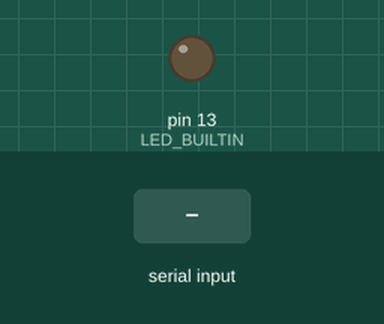
Recording of a sketch running on a simulated Arduino Uno, built with avr-gcc and run on an emulated ATmega328P. On the bench: output pins drawn as LEDs (lit = HIGH). Dashed ring = blinking. The test bench sets the inputs (shaded band).

Above: at 1.2 s.
1.3 s: "x: get\n" received over Serial
At 6.3 s:
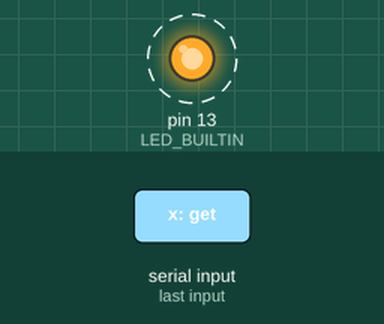
Timing chart, 0 to 7.8 s (numbered marks = the images above; inputs shaded):
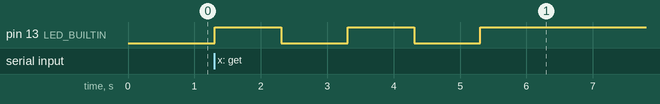

Measured:
- after the input at 1.3 s, pin 13 (LED_BUILTIN): alternates HIGH for 1.0 s and LOW for 1.0 s, 5 changes in all, then stays HIGH, starting at once

The sketch:

sketch_apr05a.ino
```cpp
#define LED_BUILTIN 13
void setup() {
  // put your setup code here, to run once:
  Serial.begin(9600);
  pinMode(LED_BUILTIN, OUTPUT);
}
void blink() {
  digitalWrite(LED_BUILTIN, HIGH);
  delay(1000);
  digitalWrite(LED_BUILTIN, LOW);
  delay(1000);
  digitalWrite(LED_BUILTIN, HIGH);
  delay(1000);
  digitalWrite(LED_BUILTIN, LOW);
  delay(1000);
  digitalWrite(LED_BUILTIN, HIGH);
}
void loop() {
  // put your main code here, to run repeatedly:
  if (Serial.available() > 0) {
    String data = Serial.readStringUntil('\n');
//    Serial.print("Receive: ");
    if (data == "x: get" || data == "x: get\n") {
//      Serial.println(data);
      blink();
    }
  }
}
```
